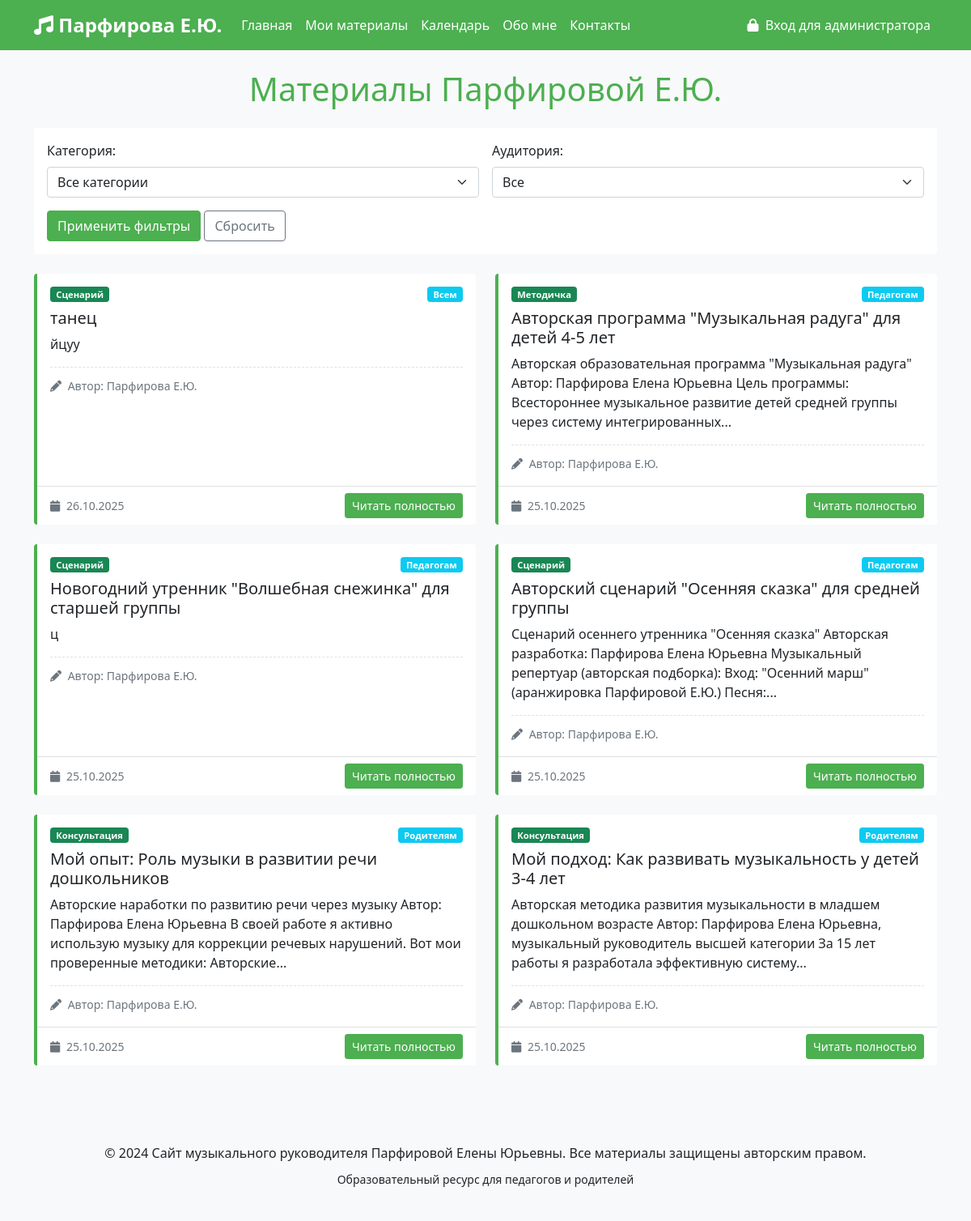
Page /materials on the earlier database version.
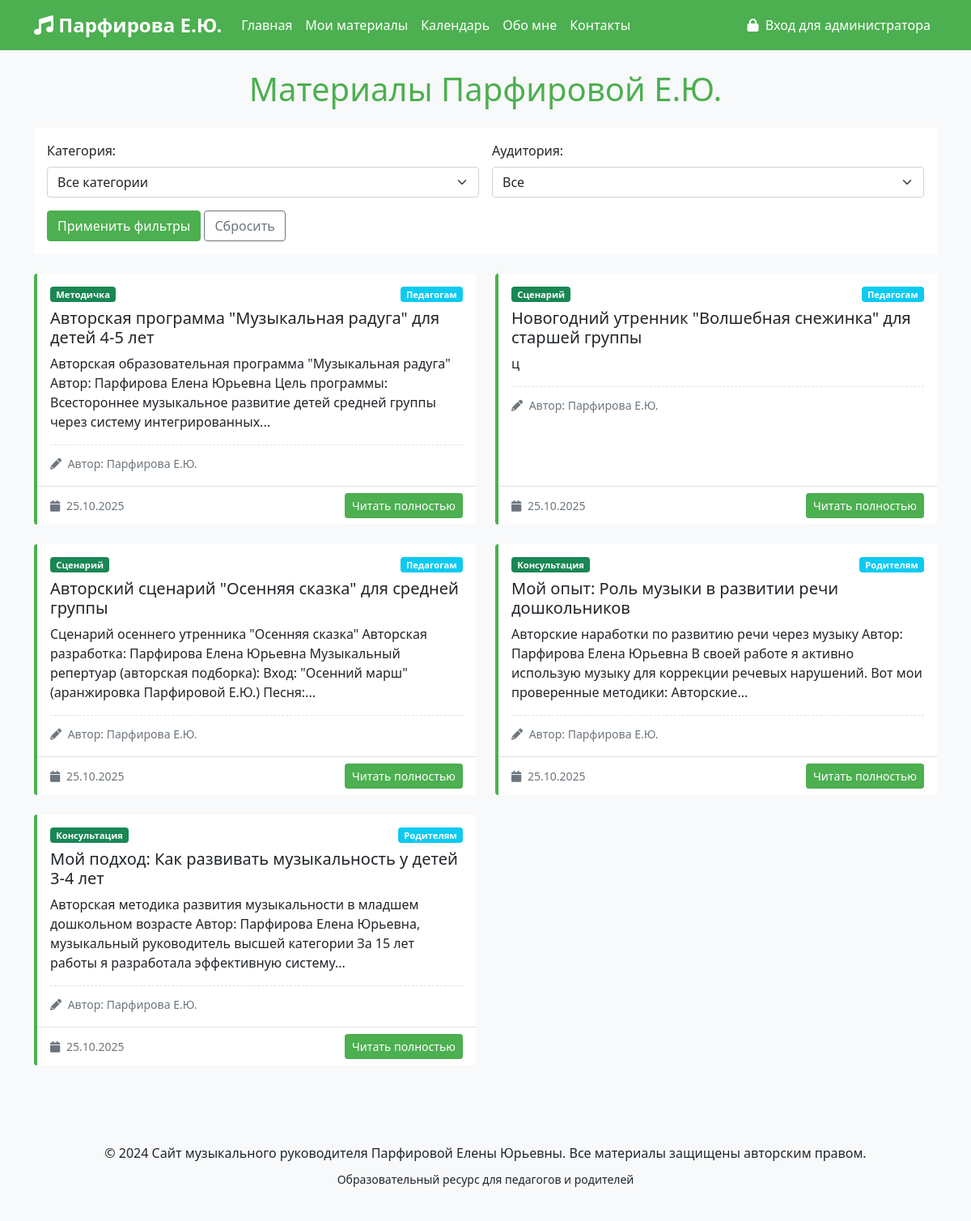
Same page on the later database version.
### models.py (models this page shows)
class Material(db.Model):
    id = db.Column(db.Integer, primary_key=True)
    title = db.Column(db.String(200), nullable=False)
    content = db.Column(db.Text, nullable=False)
    category = db.Column(db.String(50), nullable=False)
    target_audience = db.Column(db.String(50), nullable=False)
    created_date = db.Column(db.DateTime, nullable=False, default=lambda: datetime.now(timezone.utc))
    file_path = db.Column(db.String(300))
    is_published = db.Column(db.Boolean, default=True)

### app.py (the view)
@app.route('/materials')
def materials():
    log_visit('materials')
    category = request.args.get('category', 'all')
    audience = request.args.get('audience', 'all')
    query = Material.query.filter_by(is_published=True)
    if category != 'all':
        query = query.filter_by(category=category)
    if audience != 'all':
        query = query.filter_by(target_audience=audience)
    materials_list = query.order_by(Material.created_date.desc()).all()
    return render_template('materials.html',
                         materials=materials_list,
                         current_category=category,
                         current_audience=audience)

### app.py (called while the page is built)
def log_visit(page):
    visit = PageVisit(
        page=page,
        ip_address=request.remote_addr
    )
    db.session.add(visit)
    db.session.commit()

### templates/materials.html (shortened to what this page needs)
{% extends "base.html" %}
{% block content %}
<div class="container mt-4">
    <h1 class="text-center mb-4" style="color: #4CAF50;">Материалы Парфировой Е.Ю.</h1>
    <div class="card mb-4">
        <div class="card-body">
            <form method="get" class="row g-3">
                <div class="col-md-6">
                    <label class="form-label">Категория:</label>
                    <select name="category" class="form-select">
                        <option value="all" {% if current_category=='all' %}selected{% endif %}>Все категории</option>
                    </select>
                </div>
                <div class="col-md-6">
                    <label class="form-label">Аудитория:</label>
                    <select name="audience" class="form-select">
                        <option value="all" {% if current_audience=='all' %}selected{% endif %}>Все</option>
                    </select>
                </div>
                <div class="col-12">
                    <button type="submit" class="btn btn-success">Применить фильтры</button>
                    <a href="{{ url_for('materials') }}" class="btn btn-outline-secondary">Сбросить</a>
                </div>
            </form>
        </div>
    </div>
    <div class="row">
        {% for material in materials %}
        <div class="col-lg-6 mb-4">
            <div class="card h-100 material-card">
                <div class="card-body">
                    <div class="d-flex justify-content-between align-items-start mb-2">
                        <span class="badge bg-success">
                            {% if material.category == 'consultation' %}Консультация
                            {% elif material.category == 'scenario' %}Сценарий
                            {% elif material.category == 'methodical' %}Методичка
                            {% else %}Статья{% endif %}
                        </span>
                        <span class="badge bg-info">
                            {% if material.target_audience == 'teachers' %}Педагогам
                            {% elif material.target_audience == 'parents' %}Родителям
                            {% else %}Всем{% endif %}
                        </span>
                    </div>
                    <h5 class="card-title">{{ material.title }}</h5>
                    <p class="card-text">
                        {{ material.content | striptags | truncate(200) }}
                    </p>
                    <div class="author-signature">
                        <small class="text-muted">
                            <i class="fas fa-pencil-alt me-1"></i>
                            Автор: Парфирова Е.Ю.
                        </small>
                    </div>
                </div>
                <div class="card-footer bg-transparent">
                    <div class="d-flex justify-content-between align-items-center">
                        <small class="text-muted">
                            <i class="fas fa-calendar me-1"></i>
                            {{ material.created_date.strftime('%d.%m.%Y') }}
                        </small>
                        <a href="{{ url_for('material_detail', material_id=material.id) }}"
                            class="btn btn-sm btn-success">
                            Читать полностью
                        </a>
                    </div>
                </div>
            </div>
        </div>
        {% endfor %}
    </div>
</div>
{% endblock %}

Differences in the rows shown:
removed Material: category "Сценарий", target_audience "Всем", title "танец", content "йцуу", created_date "26.10.2025"
